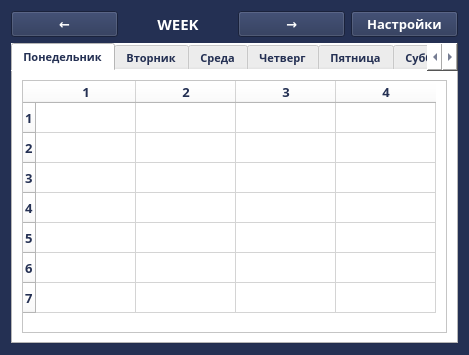
<?xml version="1.0" encoding="UTF-8"?>
<ui version="4.0">
 <class>DiaryWindow</class>
 <widget class="QWidget" name="DiaryWindow">
  <property name="geometry">
   <rect>
    <x>0</x>
    <y>0</y>
    <width>469</width>
    <height>355</height>
   </rect>
  </property>
  <property name="font">
   <font>
    <family>Segoe UI Semibold</family>
    <pointsize>11</pointsize>
    <weight>75</weight>
    <bold>true</bold>
   </font>
  </property>
  <property name="windowTitle">
   <string>Form</string>
  </property>
  <property name="styleSheet">
   <string notr="true">background-color: rgb(36, 48, 83);
color: rgb(255, 255, 255);</string>
  </property>
  <layout class="QVBoxLayout" name="verticalLayout">
   <item>
    <layout class="QHBoxLayout" name="toolbar">
     <item>
      <widget class="QPushButton" name="previous_week">
       <property name="font">
        <font>
         <family>Segoe UI Semibold</family>
         <pointsize>10</pointsize>
         <weight>75</weight>
         <bold>true</bold>
        </font>
       </property>
       <property name="text">
        <string>←</string>
       </property>
      </widget>
     </item>
     <item>
      <widget class="QLabel" name="week">
       <property name="font">
        <font>
         <family>Segoe UI Semibold</family>
         <pointsize>11</pointsize>
         <weight>75</weight>
         <bold>true</bold>
        </font>
       </property>
       <property name="text">
        <string>WEEK</string>
       </property>
       <property name="alignment">
        <set>Qt::AlignCenter</set>
       </property>
      </widget>
     </item>
     <item>
      <widget class="QPushButton" name="next_week">
       <property name="font">
        <font>
         <family>Segoe UI Semibold</family>
         <pointsize>10</pointsize>
         <weight>75</weight>
         <bold>true</bold>
        </font>
       </property>
       <property name="text">
        <string>→</string>
       </property>
      </widget>
     </item>
     <item>
      <widget class="QPushButton" name="settings_button">
       <property name="font">
        <font>
         <family>Segoe UI Semibold</family>
         <pointsize>10</pointsize>
         <weight>75</weight>
         <bold>true</bold>
        </font>
       </property>
       <property name="text">
        <string>Настройки</string>
       </property>
      </widget>
     </item>
    </layout>
   </item>
   <item>
    <layout class="QGridLayout" name="main_grid">
     <item row="0" column="0">
      <widget class="QTabWidget" name="table_tabs">
       <property name="font">
        <font>
         <family>Segoe UI Semibold</family>
         <pointsize>8</pointsize>
         <weight>75</weight>
         <bold>true</bold>
        </font>
       </property>
       <property name="styleSheet">
        <string notr="true">background-color: rgb(255, 255, 255);
color: rgb(36, 48, 83);</string>
       </property>
       <property name="currentIndex">
        <number>0</number>
       </property>
       <widget class="QWidget" name="tab">
        <attribute name="title">
         <string>Понедельник</string>
        </attribute>
        <layout class="QGridLayout" name="gridLayout_3">
         <item row="0" column="0">
          <layout class="QGridLayout" name="gridLayout_2">
           <item row="0" column="0">
            <widget class="QTableWidget" name="monday">
             <property name="font">
              <font>
               <family>Segoe UI Semibold</family>
               <pointsize>10</pointsize>
               <weight>75</weight>
               <bold>true</bold>
              </font>
             </property>
             <property name="editTriggers">
              <set>QAbstractItemView::NoEditTriggers</set>
             </property>
             <property name="rowCount">
              <number>7</number>
             </property>
             <property name="columnCount">
              <number>4</number>
             </property>
             <row/>
             <row/>
             <row/>
             <row/>
             <row/>
             <row/>
             <row/>
             <column/>
             <column/>
             <column/>
             <column/>
            </widget>
           </item>
          </layout>
         </item>
        </layout>
       </widget>
       <widget class="QWidget" name="tab_2">
        <attribute name="title">
         <string>Вторник</string>
        </attribute>
        <layout class="QGridLayout" name="gridLayout_5">
         <item row="0" column="0">
          <layout class="QGridLayout" name="gridLayout_4">
           <item row="0" column="0">
            <widget class="QTableWidget" name="tuesday">
             <property name="font">
              <font>
               <family>Segoe UI Semibold</family>
               <pointsize>10</pointsize>
               <weight>75</weight>
               <bold>true</bold>
              </font>
             </property>
             <property name="editTriggers">
              <set>QAbstractItemView::NoEditTriggers</set>
             </property>
             <property name="showGrid">
              <bool>true</bool>
             </property>
             <property name="rowCount">
              <number>7</number>
             </property>
             <property name="columnCount">
              <number>4</number>
             </property>
             <row/>
             <row/>
             <row/>
             <row/>
             <row/>
             <row/>
             <row/>
             <column/>
             <column/>
             <column/>
             <column/>
            </widget>
           </item>
          </layout>
         </item>
        </layout>
       </widget>
       <widget class="QWidget" name="tab_3">
        <attribute name="title">
         <string>Среда</string>
        </attribute>
        <layout class="QGridLayout" name="gridLayout_7">
         <item row="0" column="0">
          <layout class="QGridLayout" name="gridLayout_6">
           <item row="0" column="0">
            <widget class="QTableWidget" name="wednesday">
             <property name="font">
              <font>
               <family>Segoe UI Semibold</family>
               <pointsize>10</pointsize>
               <weight>75</weight>
               <bold>true</bold>
              </font>
             </property>
             <property name="editTriggers">
              <set>QAbstractItemView::NoEditTriggers</set>
             </property>
             <property name="rowCount">
              <number>7</number>
             </property>
             <property name="columnCount">
              <number>4</number>
             </property>
             <row/>
             <row/>
             <row/>
             <row/>
             <row/>
             <row/>
             <row/>
             <column/>
             <column/>
             <column/>
             <column/>
            </widget>
           </item>
          </layout>
         </item>
        </layout>
       </widget>
       <widget class="QWidget" name="tab_4">
        <attribute name="title">
         <string>Четверг</string>
        </attribute>
        <layout class="QGridLayout" name="gridLayout_9">
         <item row="0" column="0">
          <layout class="QGridLayout" name="gridLayout_8">
           <item row="0" column="0">
            <widget class="QTableWidget" name="thursday">
             <property name="font">
              <font>
               <family>Segoe UI Semibold</family>
               <pointsize>10</pointsize>
               <weight>75</weight>
               <bold>true</bold>
              </font>
             </property>
             <property name="editTriggers">
              <set>QAbstractItemView::NoEditTriggers</set>
             </property>
             <property name="rowCount">
              <number>7</number>
             </property>
             <property name="columnCount">
              <number>4</number>
             </property>
             <row/>
             <row/>
             <row/>
             <row/>
             <row/>
             <row/>
             <row/>
             <column/>
             <column/>
             <column/>
             <column/>
            </widget>
           </item>
          </layout>
         </item>
        </layout>
       </widget>
       <widget class="QWidget" name="tab_5">
        <attribute name="title">
         <string>Пятница</string>
        </attribute>
        <layout class="QGridLayout" name="gridLayout_10">
         <item row="0" column="0">
          <layout class="QFormLayout" name="formLayout">
           <item row="0" column="0" colspan="2">
            <widget class="QTableWidget" name="friday">
             <property name="font">
              <font>
               <family>Segoe UI Semibold</family>
               <pointsize>10</pointsize>
               <weight>75</weight>
               <bold>true</bold>
              </font>
             </property>
             <property name="editTriggers">
              <set>QAbstractItemView::NoEditTriggers</set>
             </property>
             <property name="rowCount">
              <number>7</number>
             </property>
             <property name="columnCount">
              <number>4</number>
             </property>
             <row/>
             <row/>
             <row/>
             <row/>
             <row/>
             <row/>
             <row/>
             <column/>
             <column/>
             <column/>
             <column/>
            </widget>
           </item>
          </layout>
         </item>
        </layout>
       </widget>
       <widget class="QWidget" name="tab_6">
        <attribute name="title">
         <string>Суббота</string>
        </attribute>
        <layout class="QGridLayout" name="gridLayout_12">
         <item row="0" column="0">
          <layout class="QGridLayout" name="gridLayout_11">
           <item row="0" column="0">
            <widget class="QTableWidget" name="saturday">
             <property name="font">
              <font>
               <family>Segoe UI Semibold</family>
               <pointsize>10</pointsize>
               <weight>75</weight>
               <bold>true</bold>
              </font>
             </property>
             <property name="editTriggers">
              <set>QAbstractItemView::NoEditTriggers</set>
             </property>
             <property name="rowCount">
              <number>7</number>
             </property>
             <property name="columnCount">
              <number>4</number>
             </property>
             <row/>
             <row/>
             <row/>
             <row/>
             <row/>
             <row/>
             <row/>
             <column/>
             <column/>
             <column/>
             <column/>
            </widget>
           </item>
          </layout>
         </item>
        </layout>
       </widget>
      </widget>
     </item>
    </layout>
   </item>
  </layout>
 </widget>
 <resources/>
 <connections/>
</ui>
